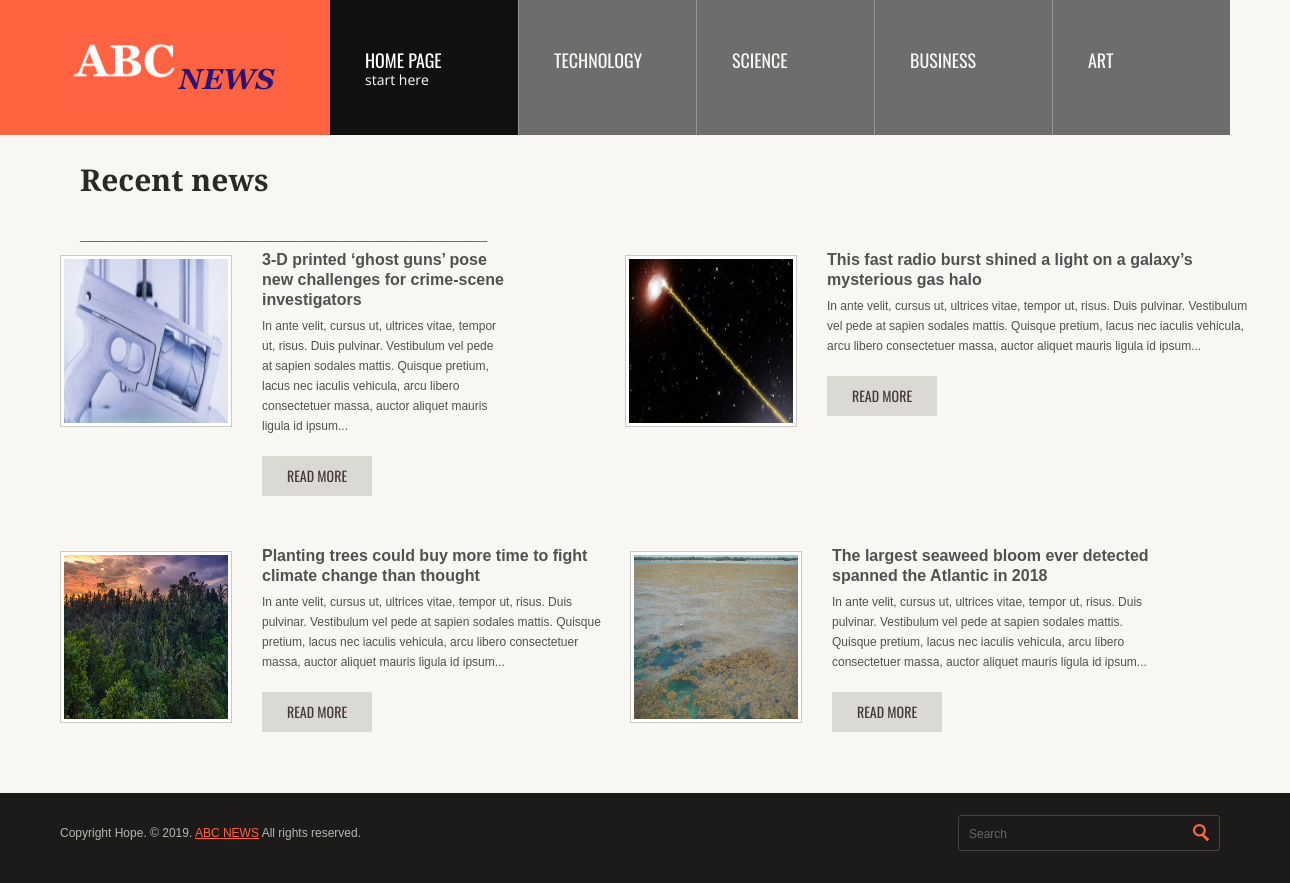
The app's page /newsapp/Sci with its own data.
### newsapp/models.py (models this page shows, shortened)
class News(models.Model):
    popular = models.BooleanField(default=False)
    category = models.CharField(max_length=200)
    title = models.CharField(max_length=200)
    pub_date = models.DateTimeField('date published')
    news_image = models.ImageField(upload_to = "images/", blank=True, null=True)
    content_short =  models.CharField(max_length=300)
    content_long = models.CharField(max_length=3000)

### newsapp/views.py (the view)
# urls.py: path('Sci', views.Sci, name='Sci'),
def Sci(request):
    items= News.objects.filter(category="Sci")
    template = loader.get_template('newsapp/Sci.html')
    context = {
       'items': items,
    }
    return HttpResponse(template.render(context, request))

### newsapp/templates/newsapp/Sci.html (shortened to what this page needs)
<!DOCTYPE html>
<html lang="en">
<head>
	{% load static %}
	<link rel="stylesheet"   href="{% static 'newsapp/css/bootstrap.css' %}"  type="text/css" media="screen">
	<link rel="stylesheet"  href="{% static 'newsapp/css/responsive.css' %}"   type="text/css" media="screen">
	<link rel="stylesheet"   href="{% static 'newsapp/css/camera.css' %}"  type="text/css" media="screen">
    <link rel="stylesheet" href="{% static 'newsapp/css/style.css' %}" type="text/css" media="screen">
</head>
<div class="bg">
<header>
    <div class="container">
    	<div class="row">
        	<div class="span3">
            	<div class="clearfix">
									<div class="clearfix header-block-pad">
											{% load staticfiles %}
										 <a href="{% url 'newsapp:index' %}"><img src="{% static 'newsapp/images/logo.jpg' %}" alt=""></a>
									</div>
							</div>
					</div>
			    <div class="span9" id="nav_section">
              <div class="navbar navbar_ clearfix">
                <div class="navbar-inner navbar-inner_">
                    <div class="nav-collapse nav-collapse_ collapse">
                        <ul class="nav sf-menu">
                          <li class="active">
                            <a href="{% url 'newsapp:index' %}">
                              Home Page
                              <span>start here</span>
                            </a>
                          </li>
                          <li >
                            <a href="{% url 'newsapp:tech'%}">
                              Technology
                            </a>
                          </li>
                          <li>
                            <a href="{% url 'newsapp:Sci'%}">
                              Science
                            </a>
                          </li>
                          <li>
                            <a href="{% url 'newsapp:business'%}">
                              Business
                            </a>
                          </li>
                          <li>
                            <a href="{% url 'newsapp:art'%}">
                          Art
                            </a>
                          </li>
                        </ul>
                    </div>
                </div>
              </div>
            </div>
      </div>
    </div>
</header>
<section id="content" style="position: relative; top:130px;" >
    <div class="container">
      <div class="row ">
        <div class="clearfix ">
            <h2 style="position: relative; left:50px;">Recent news </h2>
            <p style="position: relative; left:50px; top:5px;">_____________________________________________________________</p>
            {% if items %}
            <div class="span5 " >
            {% for item in items %}
            {% if forloop.counter < 3 %}
            {% if forloop.counter == 2 %}
            <div style="position: relative; left:95px;">
                      <img src="{{ item.news_image.url }}"  alt="" style="width: 164px; height:164px;" border="0" class="alignleft photo" />
                      <p class="max-size1">
                          <strong>{{item.title}}</strong>
                          {{item.content_short}}
                      </p>
                      <a href="{% url 'newsapp:newsdetails' item.id %}" class="read">read more</a>
                      <div class="padcontent"></div>
                    </div>
                      </div>
                      {% else %}
                      <div >
                          <img src="{{ item.news_image.url }}"  alt="" style="width: 164px; height:164px;" border="0" class="alignleft photo" />
                          <p class="max-size1">
                              <strong>{{item.title}}</strong>
                              {{item.content_short}}
                          </p>
                          <a href="{% url 'newsapp:newsdetails' item.id %}" class="read">read more</a>
                          <div class="padcontent"></div>
                        </div>
                          </div>
                      {% endif %}
          {% else %}
          {% if forloop.counter == 3 %}
          <div class="span6 " >
              {% endif %}
            <img src="{{ item.news_image.url }}" alt="" style="width: 164px; height:164px;"  border="0" class="alignleft photo" />
            <p class="max-size1">
                <strong>{{item.title}}</strong>
                {{item.content_short}}            </p>
            <a href="{% url 'newsapp:newsdetails' item.id %}" class="read">read more</a>
            <div class="padcontent"></div>
          </div>
        {% endif %}
        {% endfor %}
        {% else %}
        <p>No recent news are available.</p>
    {% endif %}
      </div>
    </div>
  <div id="copyright" style="position: relative; top:140px;">
      <div class="container">
        <div class="row">
          <div class="span9">
              <p>
                Copyright Hope. &copy; 2019. <a href="https://google.com">ABC NEWS</a> All rights reserved.
              </p>
          </div>
          <div class="span3">
              <form id="search-form" action="{% url 'newsapp:search' %}" method="GET" accept-charset="utf-8" class="navbar-form" >
                <input type="text" name="search" value="" placeholder="Search" id="search1" >
                <a href="{% url 'newsapp:search' %}" onclick="return false" ></a>
              </form>
          </div>
        </div>
      </div>
    </div>
</body>
</html>

### newsapp/static/newsapp/css/responsive.css (style rules this page uses)
@media (min-width: 1200px) { .row { margin-left: -30px; *zoom: 1; } }
@media (min-width: 1200px) { .row:before, .row:after { display: table; content: ""; line-height: 0; } }
@media (min-width: 1200px) { .row:after { clear: both; } }
@media (min-width: 1200px) { [class*="span"] { float: left; min-height: 1px; margin-left: 30px; } }
@media (min-width: 1200px) { .container, .navbar-static-top .container, .navbar-fixed-top .container, .navbar-fixed-bottom .container { width: 1170px; } }
@media (min-width: 1200px) { .span9 { width: 870px; } }
@media (min-width: 1200px) { .span6 { width: 570px; } }
@media (min-width: 1200px) { .span5 { width: 470px; } }
@media (min-width: 1200px) { .span3 { width: 270px; } }
@media (min-width: 1200px) { input, textarea, .uneditable-input { margin-left: 0; } }
@media (min-width: 980px) { .nav-collapse.collapse { height: auto ; overflow: visible !important; } }

### records on screen
News: news_image (picture), title "3-D printed ‘ghost guns’ pose new challenges for crime-scene investigators", content_short "In ante velit, cursus ut, ultrices vitae, tempor ut, risus. Duis pulvinar. Vestibulum vel pede at sapien sodales mattis. Quisque pretium, lacus nec iaculis vehicula, arcu libero consectetuer massa, auctor aliquet mauris ligula id ipsum..."
News: news_image (picture), title "This fast radio burst shined a light on a galaxy’s mysterious gas halo", content_short "In ante velit, cursus ut, ultrices vitae, tempor ut, risus. Duis pulvinar. Vestibulum vel pede at sapien sodales mattis. Quisque pretium, lacus nec iaculis vehicula, arcu libero consectetuer massa, auctor aliquet mauris ligula id ipsum..."
News: news_image (picture), title "Planting trees could buy more time to fight climate change than thought", content_short "In ante velit, cursus ut, ultrices vitae, tempor ut, risus. Duis pulvinar. Vestibulum vel pede at sapien sodales mattis. Quisque pretium, lacus nec iaculis vehicula, arcu libero consectetuer massa, auctor aliquet mauris ligula id ipsum..."
News: news_image (picture), title "The largest seaweed bloom ever detected spanned the Atlantic in 2018", content_short "In ante velit, cursus ut, ultrices vitae, tempor ut, risus. Duis pulvinar. Vestibulum vel pede at sapien sodales mattis. Quisque pretium, lacus nec iaculis vehicula, arcu libero consectetuer massa, auctor aliquet mauris ligula id ipsum..."
